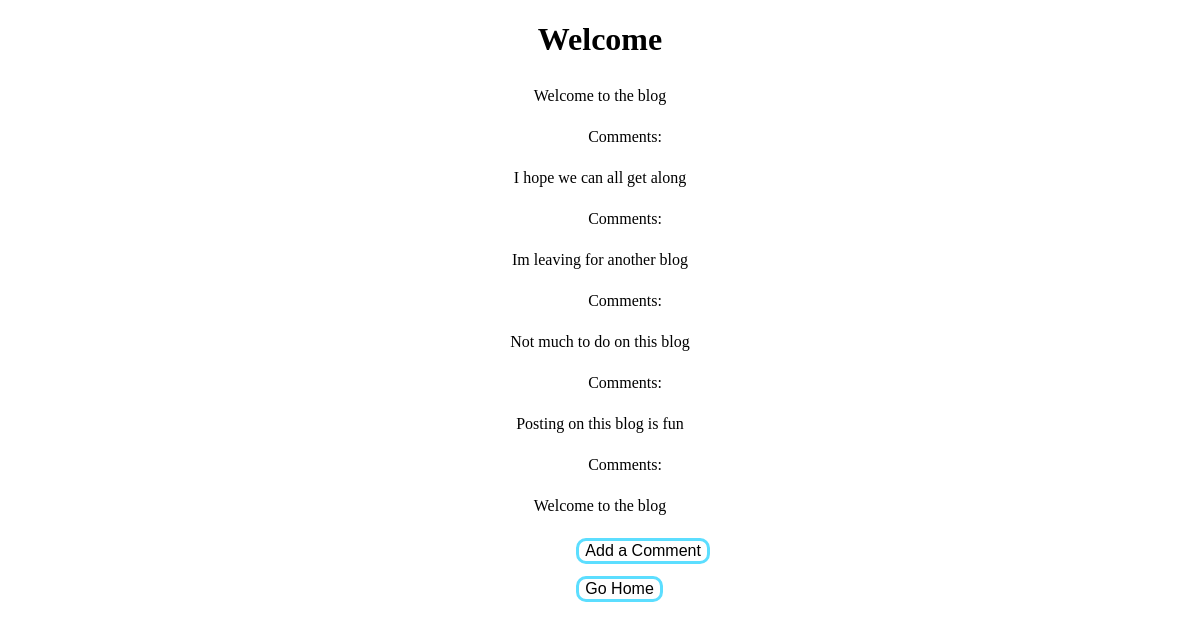
The app's page /view.php?blogid=101 (signed in) with its own data.
### tables this page shows
CREATE TABLE `blog` (
  `blogid` int(11) NOT NULL AUTO_INCREMENT,
  `subject` varchar(255) NOT NULL,
  `description` LONGTEXT NOT NULL,
  `username` varchar(255) DEFAULT NULL,
  PRIMARY KEY (`blogid`),
  KEY `username` (`username`),
  CONSTRAINT `blog_ibfk_1` FOREIGN KEY (`username`) REFERENCES `user` (`username`) ON DELETE SET NULL
);

CREATE TABLE `comment` (
 `comment` varchar(255) NOT NULL,
 `sentiment` BOOLEAN NOT NULL,
 `blogid` int(11) DEFAULT NULL,
 `username` varchar(255) DEFAULT NULL,
 `commentDate` DATE DEFAULT NULL,
 PRIMARY KEY (`comment`),
 KEY `blogid` (`blogid`),
 KEY `username` (`username`),
 CONSTRAINT `comment_ibfk_2` FOREIGN KEY (`blogid`) REFERENCES `blog` (`blogid`) ON DELETE SET NULL,
 CONSTRAINT `comment_ibfk_1` FOREIGN KEY (`username`) REFERENCES `user` (`username`) ON DELETE SET NULL

);

### database.php (called while the page is built, shortened)
<?php session_start();
$db = mysqli_connect('localhost','root','','user_registration') or die("No Connection to the Database");
  if(isset($_REQUEST['blogid'])){
    $blogid = $_REQUEST['blogid'];
    $sql = "SELECT * FROM blog WHERE blogid = $blogid";
    $sql1 = "SELECT * FROM comment WHERE blogid = $blogid";
    $query = mysqli_query($db, $sql);
    $query1 = mysqli_query($db, $sql1);
  }

### view.php (the view, shortened to what this page needs)
<?php
    include "database.php";
?>
<!DOCTYPE html>
<html lang="en">
<head>
</head>
<body>
   <div class="container">
        <?php foreach($query as $q){?>
            <div>
                <h1><?php echo $q['subject'];?></h1>
            </div>
            <div><p><?php echo $q['description'];?></p></div>
        <?php } ?>
      <?php foreach ($query1 as $q) {?>
        <label>Comments:</label>
        <p><?php echo $q['comment']; ?></p>
        <?php } ?>
        <div><button class="button"><a href="comment.php?blogid=<?php echo $q['blogid']?>">Add a Comment</a></button></div>
        <div><button class="button"><a href="index.php" class="button">Go Home</a></button></div>
   </div>
</body>
</html>

### view.php (style rules this page uses)
body { background-image: url('pexels-photo.jpg') }
h1 { text-align: center; }
p { line-height: 2; text-align: center; padding-left: 500px; padding-right: 500px }
a { text-decoration:none; color:black; }
button { position:relative; left:48%; margin:auto; margin-bottom: 1%; text-align:center; position:relative; border: solid; border-color: #5CDEFF; border-radius: 10px; transition: .4s ease-in; z-index: 1; font-size: 16px; background-color: transparent; color: black; }
button::before, button::after { position: absolute; content: ""; z-index: -1; }
label { margin:auto; margin-left:49%; text-align:center; }

### records on screen
blog: subject "Welcome", description "Welcome to the blog"
comment: comment "I hope we can all get along"
comment: comment "Im leaving for another blog"
comment: comment "Not much to do on this blog"
comment: comment "Posting on this blog is fun"
comment: comment "Welcome to the blog"
